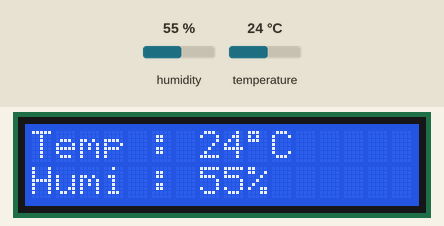
This sketch was run on a simulated Arduino Uno, built with avr-gcc and run on an emulated ATmega328P. Shown: 16×2 character LCD. The test bench sets the inputs (shaded band); at power-on: humidity 55 %, temperature 24 °C.

Above: at 6.2 s.
6.3 s: humidity set to 22 %
At 8.2 s:
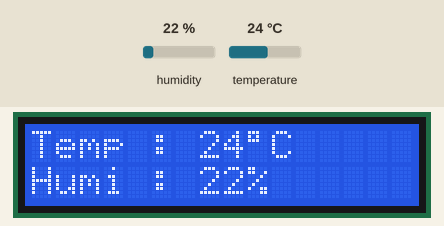
8.6 s: temperature set to 12 °C
At 10.4 s:
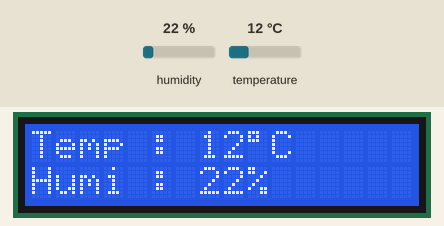
10.7 s: humidity set to 40 %
At 11.5 s:
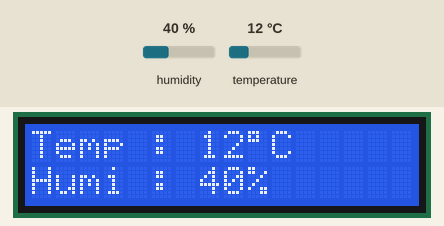
12.7 s: temperature set to 19 °C
At 13.8 s:
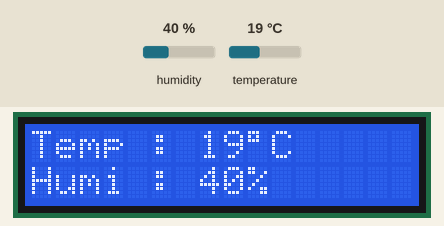
Timing chart, 0 to 15.7 s (numbered marks = the images above; inputs shaded):
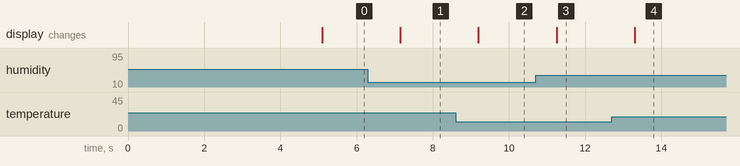

The sketch:

P5-5.ino
```cpp
#include <dht11.h>
#include <LiquidCrystal.h>

const int dhtPin = 6;
const int rs = 12, en = 11, d4 = 5, d5 = 4, d6 = 3, d7 = 2;

dht11 DHT;
LiquidCrystal lcd(rs, en, d4, d5, d6, d7);

void setup()
{
  Serial.begin(9600);
  lcd.begin(16,2);
  lcd.print("Temp & Hum Meter");
  lcd.setCursor(0,1);
  lcd.print("Rizky Ananda F");
  delay(5000);
  lcd.clear();
}

void loop()
{
  DHT.read(dhtPin);
  lcd.setCursor(0,0);
  lcd.print("Temp : " );
  lcd.print(DHT.temperature);
  lcd.print((char)223);
  lcd.print("C");
  lcd.setCursor(0,1);
  lcd.print("Humi : ");
  lcd.print(DHT.humidity);
  lcd.print("%");
  delay(1000);
}
```

Measured:
- after the input at 6.3 s, the display: changes after 0.85 s (image 1)
- after the input at 8.6 s, the display: changes after 0.60 s (image 2)
- after the input at 10.7 s, the display: changes after 0.55 s (image 3)
- after the input at 12.7 s, the display: changes after 0.61 s (image 4)
